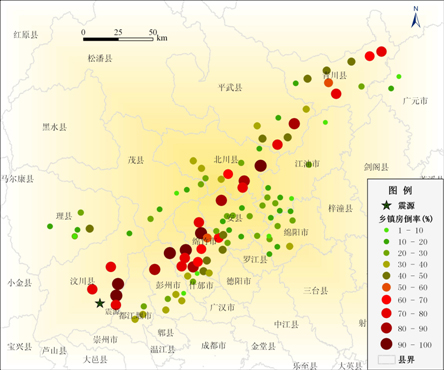
#> input picture research/building collapse rate data in Wenchuan earthquake/101个乡镇倒塌率分布.jpg, 444 x 370 px; its folder holds only this picture in this run
$ python simple_extractor.py
#> lines starting #> are read from the running program, lines starting #| are printed output that depends on the picture
"""
简化版数据提取工具
不依赖opencv，适用于基本的数据提取需求

使用步骤：
1. 将脚本放在包含图片的文件夹中运行。
2. 选择要加载的图片文件。
3. 点击图片标记感兴趣的区域。
4. 调整右侧滑块选择颜色类别。
5. 点击“保存数据”按钮保存标记结果。
6. 点击“清除所有”按钮清除所有标记。
7. 点击“撤销”按钮撤销上一步操作。
"""

import warnings
import matplotlib.pyplot as plt
from matplotlib.widgets import Button, Slider
import matplotlib.font_manager as fm
import numpy as np
import pandas as pd
import json
from PIL import Image
import os
from datetime import datetime

# 过滤字体警告
warnings.filterwarnings('ignore', category=UserWarning, module='matplotlib')

# 设置中文字体
plt.rcParams['font.sans-serif'] = ['SimHei', 'DejaVu Sans', 'Arial Unicode MS', 'Microsoft YaHei']
plt.rcParams['axes.unicode_minus'] = False

class SimpleDataExtractor:
    def __init__(self, image_path):
        self.image_path = image_path
        self.image = None
        self.fig = None
        self.ax = None
        self.points = []
        self.current_color_class = 1


        # 预定义颜色类别
        self.color_classes = {
            1: {'name': '0-10%', 'color': 'white'},
            2: {'name': '10-20%', 'color': 'lightgray'},
            3: {'name': '20-30%', 'color': 'gray'},
            4: {'name': '30-40%', 'color': 'darkgray'},
            5: {'name': '40-50%', 'color': 'lightblue'},
            6: {'name': '50-60%', 'color': 'blue'},
            7: {'name': '60-70%', 'color': 'green'},
            8: {'name': '70-80%', 'color': 'yellow'},
            9: {'name': '80-90%', 'color': 'orange'},
            10: {'name': '90-100%', 'color': 'red'}
        }

        self.load_image()
        self.setup_interface()

    def load_image(self):
        """加载图片"""
        try:
            self.image = Image.open(self.image_path)
            self.image_array = np.array(self.image)
            print(f"成功加载图片: {self.image_path}")
            print(f"图片尺寸: {self.image.size}")
        except Exception as e:
            print(f"加载图片失败: {e}")

    # [20 lines left out: function geo_to_pixel, not called in this run]

    def setup_interface(self):
        """设置交互界面"""
        self.fig, self.ax = plt.subplots(figsize=(14, 10))
        plt.subplots_adjust(bottom=0.15, right=0.8)

        # 显示底图
        self.ax.imshow(self.image_array)
        self.ax.set_title('数据提取工具 - 点击图片标记散点')

        # 添加控制区域
        self.add_controls()

        # 绑定事件
        self.fig.canvas.mpl_connect('button_press_event', self.on_click)
        self.fig.canvas.mpl_connect('key_press_event', self.on_key_press)

        # 显示使用说明
        self.show_instructions()

        plt.show()

    def add_controls(self):
        """添加控制按钮"""
        # 颜色类别选择
        ax_color = plt.axes([0.82, 0.85, 0.15, 0.03])
        self.slider_color = Slider(ax_color, '类别', 1, 10, valinit=1, valfmt='%d')
        self.slider_color.on_changed(self.update_color_class)

        # 保存按钮
        ax_save = plt.axes([0.82, 0.6, 0.15, 0.04])
        self.btn_save = Button(ax_save, '保存数据')
        self.btn_save.on_clicked(self.save_data)

        # 清除按钮
        ax_clear = plt.axes([0.82, 0.55, 0.15, 0.04])
        self.btn_clear = Button(ax_clear, '清除所有')
        self.btn_clear.on_clicked(self.clear_points)

        # 撤销按钮
        ax_undo = plt.axes([0.82, 0.5, 0.15, 0.04])
        self.btn_undo = Button(ax_undo, '撤销')
        self.btn_undo.on_clicked(self.undo_last_point)

        # 显示当前状态
        self.update_status_display()

    def show_instructions(self):
        """显示使用说明"""
        instructions = """使用说明:
左键: 标记点
右键: 删除最近点
数字键: 切换类别
S: 保存  C: 清除  Z: 撤销"""

        self.ax.text(0.02, 0.02, instructions, transform=self.ax.transAxes,
                    bbox=dict(boxstyle='round', facecolor='white', alpha=0.8),
                    fontsize=9, verticalalignment='bottom')

    # [4 lines left out: function update_color_class, not called in this run]

    def update_status_display(self):
        """更新状态显示"""
        class_info = self.color_classes[self.current_color_class]
        status_text = f"当前类别: {self.current_color_class}\n"
        status_text += f"名称: {class_info['name']}\n"
        status_text += f"已标记: {len(self.points)}个点"

        if hasattr(self, 'status_text'):
            self.status_text.remove()

        self.status_text = self.ax.text(0.98, 0.98, status_text,
                                      transform=self.ax.transAxes,
                                      verticalalignment='top',
                                      horizontalalignment='right',
                                      bbox=dict(boxstyle='round', facecolor='lightyellow', alpha=0.9))

        if hasattr(self, 'fig'):
            self.fig.canvas.draw()

    # [160 lines left out: functions on_click, add_point, remove_nearest_point, get_pixel_color, draw_point, redraw_all_points and 4 more, not called in this run]

def main():
    """主函数"""
    print("汶川地震数据提取工具（简化版）")
    print("=" * 40)

    # 查找图片文件
    image_files = []
    for file in os.listdir('.'):
        if file.lower().endswith(('.jpg', '.jpeg', '.png')):
            image_files.append(file)

    if not image_files:
        print("未找到图片文件")
        return

    print("可用图片:")
    for i, file in enumerate(image_files, 1):
        print(f"  {i}. {file}")

    try:
        choice = int(input(f"选择图片 (1-{len(image_files)}): ")) - 1
#> the answer given: 1
        if 0 <= choice < len(image_files):
            selected = image_files[choice]
            print(f"加载: {selected}")
            SimpleDataExtractor(selected)
#> in load_image, self.image is the input picture: PIL image 444x370 RGB; mean R, G, B 245.5, 237.4, 203.4
#| 图片尺寸: (444, 370)
#> in setup_interface, `plt.show()`:
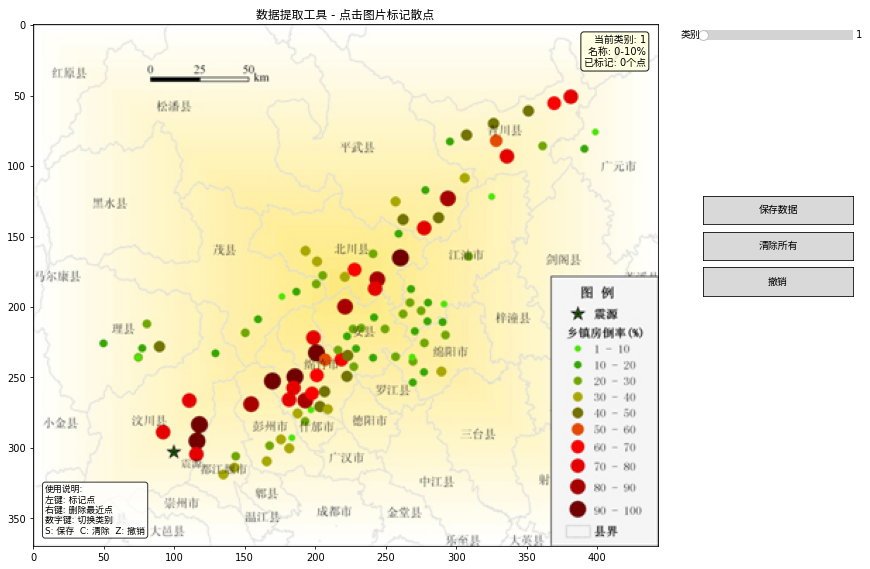
#> figure drawn by matplotlib, 2 panels
        else:
            print("选择无效")
    except (ValueError, KeyboardInterrupt):
        print("程序退出")

if __name__ == "__main__":
    main()
